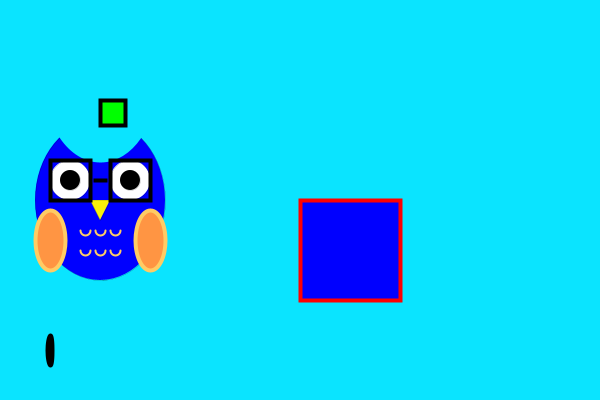
Frame 1 (no input)
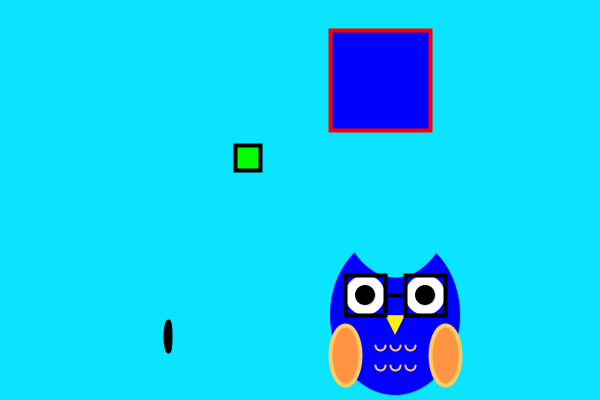
Frame 60 (the mouse pressed at the canvas centre just before this capture)
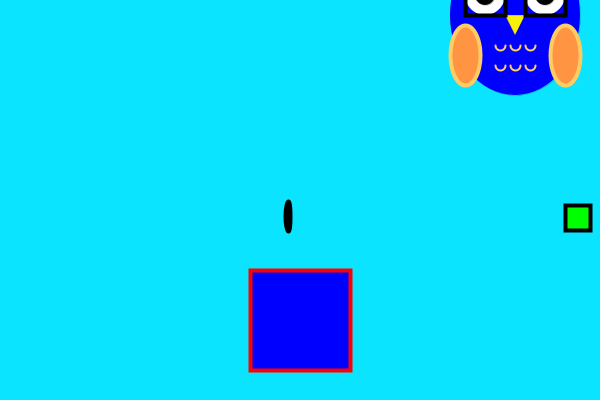
Frame 120 (the mouse held since frame 60 and released just before this capture)

The Processing sketch that drew these frames (run headless with seeded random() and noise(); from frame 60 on, the mouse is pressed at the canvas centre):

// Processing sketch: Orzech_Project_02
// ── Orzech_Project_02.pde
//Sierra Orzech
//Actor Class: Project 02
//Main Class

//Instances of Actor
Owl joe = new Owl(100, 200);
Actor rebecca = new Actor(300, 200);
Actor joshua = new Actor(100, 100);
Actor jane = new Actor(50, 350);
//Setup Function
void setup() {
  size(600, 400);
  background(240, 240, 240);
  
  //set rebecca's values
  rebecca.setColor(0, 0, 255); //BLue
  rebecca.setPenColor(255, 0, 0); //Red
  rebecca.wid = 100;
  rebecca.hei = 100;
  rebecca.setDX(10);
  rebecca.setDY(10);
  
  //set joshua's values
  joshua.setColor(0, 255, 0); //green
  joshua.wid = 25;
  joshua.hei = 25;
  joshua.setDX(15);
  joshua.setDY(15);
  
  //set joe's values
  joe.setColor(0, 0, 255);
  joe.wid = 20;
  joe.hei = 20;
  joe.setDX(5);
  joe.setDY(5);
  joe.size = 10;
  
  //set jane's values
  jane.setColor(255, 255, 0);
  jane.wid = 5;
  jane.hei = 30;
  jane.setDX(2);
  jane.setDY(2);
  
} //End Setup

//Draw Function
void draw() {
 background(10, 228, 255); 
 
 joe.drawOwl();
 joe.move();
 joe.bounceEdge();
 
 rebecca.drawRect();
 rebecca.move();
 rebecca.bounceEdge();
 
 joshua.drawRect();
 joshua.move();
 joshua.bounceEdge();
 
 jane.drawEllipse();
 jane.move();
 jane.bounceEdge();

} //end draw

// ── Actor.pde
//Actor Class
//Sierra Orzech

class Actor {
  //Fields
  float x;
  float y;
  int fillRed = 0;
  int fillGreen = 0;
  int fillBlue = 0; //Colors for the fill
  int penRed = 0;
  int penGreen = 0;
  int penBlue = 0; //Colors for the pen
  int size = 50;
  int wid = 50;
  int hei = 50;
  int dx = 0;
  int dy = 0;
  
  //Constructor 1
  public Actor(float xPos, float yPos) {
   x = xPos;
   y = yPos; 
}
  
  //Constructor 2: Blank
  public Actor() {
}
 
 //set fill and pen color
void setColor(int r, int g, int b){
fillRed = r;
fillGreen = g;
fillBlue = b; 
} 

void setPenColor(int r, int g, int b){
  penRed = r;
  penGreen = g;
  penBlue = b;
}

//move and goTo functions
void move() {
  x = x + dx;
  y = y + dy;
}

void goTo(float xPos, float yPos) {
 x = xPos;
 y = yPos;  
}

//bounceEdge
void bounceEdge(){
 if (x > width || x < 0){ 
  dx = dx * -1;
 }
 
 if (y > height || y < 0) {
  dy = dy * -1;
 }
}
  //set DX and set DY
  void setDX(int xVel){
    dx = xVel;
  }
  
  void setDY(int yVel){
    dy = yVel;
  }
  
  //rectangle function 
  void drawRect(){
    stroke(penRed, penGreen, penBlue);
    fill(fillRed, fillGreen,fillBlue);
    rect(x, y, wid, hei);
  }
  
  //ellipse function 
  void drawEllipse(){
    stroke(penRed, penGreen, penBlue);
    fill(penRed, penGreen, penBlue);
    ellipse(x, y, wid, hei);
    
  }
  
  //triangle function
  void drawTriangle(){
    stroke(penRed, penGreen, penBlue);
    fill(fillRed, fillGreen, fillBlue);
   triangle(x, y, x+wid, y, x+wid, y-hei); 
    
    
  }
  
  
  
  
  
  
  
} //End Actor





// ── Owl.pde
// Owl CLass will extend Actor
// Sierra Orzech 

class Owl extends Actor {
 // No new fields here

public Owl(float xPos, float yPos) { 
 super(xPos, yPos); // Calls Actor class instructer   
}

//Define Project Owl
void drawOwl () {
  int s = size; 
  int r = fillRed;
  int g = fillGreen;
  int b = fillBlue;
  //body of Owl
  strokeWeight(0);
  fill (r, g, b);
  ellipse(x, y, 13*s, 16*s);
  strokeWeight(0);
  
  //Beak
  fill(247, 240, 10); //color yellow
  triangle(x, y+2*s, x-1*s, y, x+1*s, y);
  
  //left eye
  fill(255, 255, 255);
  ellipse(x+3*s, y-2*s, 4*s, 4*s); 
  
  //right eye
  fill(255, 255, 255);
  ellipse(x-3*s, y-2*s, 4*s, 4*s);
  
  //left pupil
  fill(0, 0, 0); //color black
  ellipse(x+3*s, y-2*s, 2*s, 2*s); 
  
  //right pupil
  fill(0, 0, 0); //color black
  ellipse(x-3*s, y-2*s, 2*s, 2*s);
  
 
  //left wing
  strokeWeight(4); //border of wings
   stroke(255, 204, 100); //light orange border of wings
  fill(255, 149, 67);
  ellipse(x+5*s, y+4*s, 3*s, 6*s);
  
  //right wing
  fill(255, 149, 67);
  ellipse(x-5*s, y+4*s, 3*s, 6*s);
 
 //circle forming ears
 stroke(10, 228, 255);
 fill(10, 228, 255);
 ellipse(x, y-12*s, 11*s, 16*s);
 
 //feathers in front
 stroke(255, 204, 100); //light orange
 strokeWeight(2);
 fill(r, g, b); 
 arc(x, y+5*s, 1*s, 1*s, 0, PI);
 arc(x+1.5*s, y+3*s, 1*s, 1*s, 0, PI);
 arc(x-1.5*s, y+3*s, 1*s, 1*s, 0, PI);
 arc(x, y+3*s, 1*s, 1*s, 0, PI);
 arc(x+1.5*s, y+5*s, 1*s, 1*s, 0, PI);
 arc(x-1.5*s, y+5*s, 1*s, 1*s, 0, PI);
 
 //glasses
 stroke(0, 0, 0);
 strokeWeight(4);
 fill(0, 0, 0, 0); //transpirant 
 
 //left
 rect(x+1*s, y-4*s, 4*s, 4*s);
 
 //right
 rect(x-5*s, y-4*s, 4*s, 4*s);
 
 //middle
 rect(x-4.5, y-2*s, 10, 0);

} //End Owl
}
